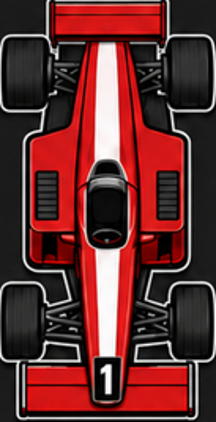
#> input picture artwork/f1-markers/approved/1990s.png, 216 x 422 px
$ python build-f1-raster-assets.py
#> lines starting #> are read from the running program, lines starting #| are printed output that depends on the picture; after the words box and inside, x2 and y2 are one past the last pixel; in counts of white or black regions, pixels touching at a corner belong together
"""Build the locked F1 era marker layers from the approved pixel artwork.

The source cars are flattened RGBA files on a charcoal background. This script
uses the supplied white perimeter as the cutout boundary, blanks only the baked
front-number glyph, separates the two repaint channels, rotates the authoring
art from nose-down to the game's nose-right convention, and centers every layer
on a common 512px transparent canvas.

Build dependency: Pillow, NumPy, SciPy.
"""

from __future__ import annotations

import json
from pathlib import Path

import numpy as np
from PIL import Image, ImageFilter
from scipy import ndimage


ROOT = Path(__file__).resolve().parents[1]
SOURCE_ROOT = ROOT / "artwork" / "f1-markers" / "approved"
PUBLIC_ROOT = ROOT / "public" / "assets" / "markers" / "f1"
MANIFEST_PATH = ROOT / "src" / "components" / "f1RasterMarkerDesigns.json"
CANVAS_SIZE = 512


ERAS = {
    "f1_1990s": {
        "label": "1990s",
        "source": "1990s.png",
        "directory": "1990s",
        "paint_order": ("color", "white"),
        "plate_inner": (99, 363, 115, 396),
        "number_anchor_source": (106.5, 379.0),
        "number_font_size": 2.65,
        "number_max_width": 2.05,
    },
    "f1_2000s": {
        "label": "2000s",
        "source": "2000s.png",
        "directory": "2000s",
        "paint_order": ("color", "white"),
        "plate_inner": (105, 373, 124, 404),
        "number_anchor_source": (114.5, 388.5),
        "number_font_size": 2.6,
        "number_max_width": 2.05,
    },
    "f1_2010s": {
        "label": "2010s",
        "source": "2010s.png",
        "directory": "2010s",
        "paint_order": ("white", "color"),
        "plate_inner": (93, 332, 129, 371),
        "number_anchor_source": (110.5, 351.5),
        "number_font_size": 2.55,
        "number_max_width": 2.15,
    },
    "f1_2020s": {
        "label": "2020s",
        "source": "2020s.png",
        "directory": "2020s",
        "paint_order": ("color", "white"),
        "plate_inner": (103, 337, 139, 375),
        "number_anchor_source": (121.0, 356.0),
        "number_font_size": 2.55,
        "number_max_width": 2.15,
    },
}


def extract_alpha(image: Image.Image) -> Image.Image:
    rgb = np.asarray(image.convert("RGB"), dtype=np.float32)
    maximum = rgb.max(axis=2)
    minimum = rgb.min(axis=2)
    luminance = rgb.mean(axis=2)
    saturation = maximum - minimum

    # The background is dark and nearly neutral. Painted pixels and the white
    # outline provide closed barriers around tyres, wings, body and suspension.
    barrier = (luminance > 53) | ((saturation > 18) & (maximum > 38))
    barrier = ndimage.binary_dilation(barrier, iterations=1)
    barrier = ndimage.binary_closing(barrier, iterations=1)
    filled = ndimage.binary_fill_holes(barrier)

    labels, count = ndimage.label(filled)
    kept = np.zeros_like(filled)
    center_x = image.width / 2
    for label in range(1, count + 1):
        ys, xs = np.where(labels == label)
        if len(xs) < 14:
            continue
        if abs(float(xs.mean()) - center_x) <= image.width * 0.48:
            kept |= labels == label

    kept = ndimage.binary_dilation(kept, iterations=1)
    alpha = Image.fromarray((kept * 255).astype(np.uint8), mode="L")
    return alpha.filter(ImageFilter.GaussianBlur(0.45))


def blank_number(image: Image.Image, box: tuple[int, int, int, int]) -> Image.Image:
    result = np.array(image.convert("RGBA"), copy=True)
    left, top, right, bottom = box
    roi = result[top:bottom, left:right, :3]
    dark = roi[roi.mean(axis=2) < 30]
    fill = np.median(dark, axis=0) if len(dark) else np.array([6, 7, 8])
    height = max(1, bottom - top)
    for row in range(height):
        shade = np.clip(fill + (row / height - 0.5) * 3, 0, 255)
        result[top + row, left:right, :3] = shade.astype(np.uint8)
    return Image.fromarray(result, mode="RGBA")


def soft_mask(binary: np.ndarray, alpha: np.ndarray) -> np.ndarray:
    binary = ndimage.binary_closing(binary, iterations=1)
    softened = ndimage.gaussian_filter(binary.astype(np.float32), sigma=0.58)
    softened = np.clip(softened, 0, 1) * (alpha.astype(np.float32) / 255)
    return np.round(softened * 255).astype(np.uint8)


def paint_masks(image: Image.Image, alpha_image: Image.Image) -> tuple[np.ndarray, np.ndarray]:
    rgb = np.asarray(image.convert("RGB"), dtype=np.float32)
    alpha = np.asarray(alpha_image, dtype=np.uint8)
    maximum = rgb.max(axis=2)
    minimum = rgb.min(axis=2)
    luminance = rgb.mean(axis=2)
    saturation = maximum - minimum
    distance = ndimage.distance_transform_edt(alpha > 28)

    color = (saturation > 18) & (maximum > 28) & (distance > 1.35)
    white = (saturation <= 30) & (luminance > 46) & (distance > 2.25)

    # Keep the two channels disjoint at anti-aliased boundaries.
    white &= ~color
    return soft_mask(color, alpha), soft_mask(white, alpha)


def grayscale_shading(image: Image.Image, mask: np.ndarray) -> Image.Image:
    rgb = np.asarray(image.convert("RGB"), dtype=np.uint8)
    value = rgb.max(axis=2)
    rgba = np.zeros((*value.shape, 4), dtype=np.uint8)
    rgba[:, :, :3] = value[:, :, None]
    rgba[:, :, 3] = mask
    return Image.fromarray(rgba, mode="RGBA")


def fixed_details(image: Image.Image, alpha: np.ndarray, primary: np.ndarray, secondary: np.ndarray) -> Image.Image:
    rgba = np.asarray(image.convert("RGBA"), dtype=np.uint8).copy()
    paint = np.maximum(primary, secondary).astype(np.float32) / 255
    fixed_alpha = np.round(alpha.astype(np.float32) * (1 - paint)).astype(np.uint8)
    rgba[:, :, 3] = fixed_alpha
    return Image.fromarray(rgba, mode="RGBA")


def white_mask(mask: np.ndarray) -> Image.Image:
    rgba = np.full((*mask.shape, 4), 255, dtype=np.uint8)
    rgba[:, :, 3] = mask
    return Image.fromarray(rgba, mode="RGBA")


def runtime_canvas(image: Image.Image) -> Image.Image:
    # Pillow's ROTATE_90 is counter-clockwise: source nose-down becomes +X.
    rotated = image.transpose(Image.Transpose.ROTATE_90)
    canvas = Image.new("RGBA", (CANVAS_SIZE, CANVAS_SIZE), (0, 0, 0, 0))
    x = (CANVAS_SIZE - rotated.width) // 2
    y = (CANVAS_SIZE - rotated.height) // 2
    canvas.alpha_composite(rotated, (x, y))
    return canvas


def runtime_anchor(source_size: tuple[int, int], source_anchor: tuple[float, float]) -> tuple[float, float]:
    width, height = source_size
    source_x, source_y = source_anchor
    rotated_x = source_y
    rotated_y = width - source_x
    canvas_x = rotated_x + (CANVAS_SIZE - height) / 2
    canvas_y = rotated_y + (CANVAS_SIZE - width) / 2
    return (canvas_x / CANVAS_SIZE * 20 - 10, canvas_y / CANVAS_SIZE * 20 - 10)


def save(image: Image.Image, path: Path) -> None:
    path.parent.mkdir(parents=True, exist_ok=True)
    image.save(path, optimize=True)


def main() -> None:
    manifest: dict[str, dict[str, object]] = {}

    for asset_id, spec in ERAS.items():
        source = Image.open(SOURCE_ROOT / spec["source"]).convert("RGBA")
#> source is the input picture: PIL image 216x422 RGBA; mean R, G, B, A 99.2, 47.4, 47.1, 255
        alpha_image = extract_alpha(source)
#> in extract_alpha, `barrier = (luminance > 53) | ((saturation > 18) & (maximum > 38))`:
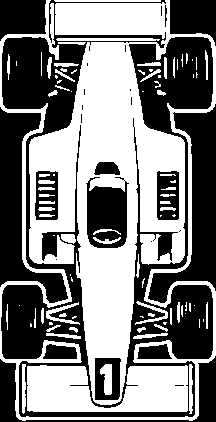
#> barrier: shape (422, 216) bool; 49.1% white; 92 white regions (37 under 20 px), largest, box (x1, y1, x2, y2) and area: (0, 0, 216, 421) 34812, (27, 365, 188, 412) 5884, (56, 38, 160, 41) 301
#> in extract_alpha, `barrier = ndimage.binary_dilation(barrier, iterations=1)`: barrier: shape (422, 216) bool; 59.5% white; 65 black regions (39 under 20 px), largest, box (x1, y1, x2, y2) and area: (2, 38, 88, 370) 8569, (130, 38, 212, 303) 4960, (149, 107, 216, 302) 4882
#> in extract_alpha, `barrier = ndimage.binary_closing(barrier, iterations=1)`: barrier: shape (422, 216) bool; 60.9% white; 69 black regions (35 under 20 px), largest, box (x1, y1, x2, y2) and area: (0, 0, 216, 422) 14853, (3, 38, 77, 134) 3982, (138, 38, 212, 133) 3752
#> in extract_alpha, `filled = ndimage.binary_fill_holes(barrier)`: filled: shape (422, 216) bool; 83.7% white; 1 black region, box (x1, y1, x2, y2) and area: (0, 0, 216, 422) 14853
#> in extract_alpha, `labels, count = ndimage.label(filled)`: count = 1
#> in extract_alpha, `kept = ndimage.binary_dilation(kept, iterations=1)`:
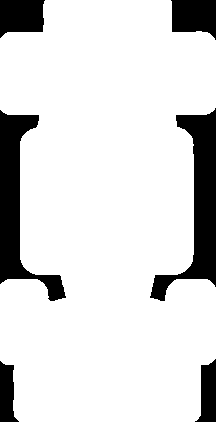
#> kept: shape (422, 216) bool; 85.4% white; 6 black regions, box (x1, y1, x2, y2) and area: (150, 108, 216, 301) 4545, (0, 110, 66, 301) 4228, (171, 0, 216, 40) 1433, (0, 0, 45, 38) 1410, (195, 359, 216, 422) 896, (0, 361, 19, 422) 801
        numberless = blank_number(source, spec["plate_inner"])
#> in blank_number, `dark = roi[roi.mean(axis=2) < 30]`: dark = 249 rows, first 8: [2, 8, 9], [4, 7, 7], [7, 6, 6], [8, 6, 7], [7, 6, 7], [6, 5, 5], [15, 14, 13], [27, 27, 25]
#> in blank_number, `fill = np.median(dark, axis=0) if len(dark) else np.array([6, 7, 8])`: fill = [5, 5, 6]
#> the loop in blank_number, `for row in range(height):` made 33 passes
#> shade on passes 1 to 12: [3.5, 3.5, 4.5], [3.59, 3.59, 4.59], [3.68, 3.68, 4.68], [3.77, 3.77, 4.77], [3.86, 3.86, 4.86], [3.95, 3.95, 4.95], [4.05, 4.05, 5.05], [4.14, 4.14, 5.14], [4.23, 4.23, 5.23], [4.32, 4.32, 5.32], [4.41, 4.41, 5.41], [4.5, 4.5, 5.5]
#> after the loop in blank_number, `for row in range(height):`:
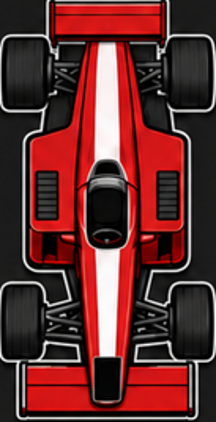
#> result: shape (422, 216, 4); 0.58% of pixels changed, all inside (x1, y1, x2, y2) = (99, 363, 115, 396)
        numberless.putalpha(alpha_image)

        color_mask, white_paint_mask = paint_masks(numberless, alpha_image)
#> in paint_masks, `color = (saturation > 18) & (maximum > 28) & (distance > 1.35)`: color: shape (422, 216) bool; 33% white; 12 white regions (2 under 20 px), largest, box (x1, y1, x2, y2) and area: (29, 42, 101, 393) 9890, (114, 42, 185, 393) 9874, (25, 365, 188, 412) 5960
#> in paint_masks, `white = (saturation <= 30) & (luminance > 46) & (distance > 2.25)`: white: shape (422, 216) bool; 21.2% white; 72 white regions (19 under 20 px), largest, box (x1, y1, x2, y2) and area: (0, 0, 216, 421) 6920, (88, 42, 127, 192) 3090, (85, 189, 129, 382) 2306
#> in paint_masks, `white &= ~color`:
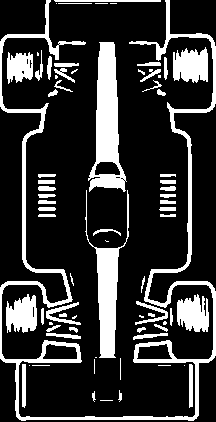
#> white: shape (422, 216) bool; 20.9% white; 74 white regions (21 under 20 px), largest, box (x1, y1, x2, y2) and area: (0, 0, 216, 421) 6919, (88, 42, 127, 192) 3006, (85, 190, 129, 358) 2161
#> in soft_mask, `binary = ndimage.binary_closing(binary, iterations=1)`: binary: shape (422, 216) bool; 33.8% white; 3 white regions (1 under 20 px), largest, box (x1, y1, x2, y2) and area: (22, 2, 193, 414) 30695, (93, 236, 121, 244) 101
#> in soft_mask (call 2), `binary = ndimage.binary_closing(binary, iterations=1)`: binary: shape (422, 216) bool; 21.3% white; 39 white regions (9 under 20 px), largest, box (x1, y1, x2, y2) and area: (1, 1, 215, 421) 8178, (85, 42, 129, 358) 5199, (173, 47, 208, 83) 1038
        mask_by_kind = {"color": color_mask, "white": white_paint_mask}
        primary_mask = mask_by_kind[spec["paint_order"][0]]
        secondary_mask = mask_by_kind[spec["paint_order"][1]]
        alpha = np.asarray(alpha_image, dtype=np.uint8)

        output = PUBLIC_ROOT / spec["directory"]
        save(runtime_canvas(numberless), output / "master-numberless.png")
#> in runtime_canvas, `canvas = Image.new("RGBA", (CANVAS_SIZE, CANVAS_SIZE), (0, 0, 0, 0))`: canvas: PIL image 512x512 RGBA; every value is 0
        save(runtime_canvas(grayscale_shading(numberless, primary_mask)), output / "primary-shading.png")
        save(runtime_canvas(grayscale_shading(numberless, secondary_mask)), output / "secondary-shading.png")
#> in runtime_canvas (call 3), `canvas.alpha_composite(rotated, (x, y))`:
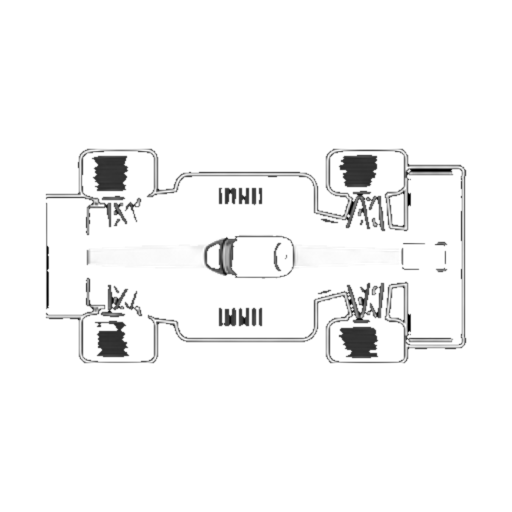
#> canvas: PIL image 512x512 RGBA; mean R, G, B, A 11.8, 11.8, 11.8, 18.9; transparent parts drawn white
        save(runtime_canvas(fixed_details(numberless, alpha, primary_mask, secondary_mask)), output / "fixed-details.png")
#> in fixed_details, `fixed_alpha = np.round(alpha.astype(np.float32) * (1 - paint)).astype(..`:
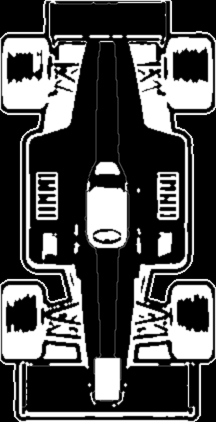
#> fixed_alpha: shape (422, 216); min 0, max 255, mean 78.3
#> in runtime_canvas (call 4), `rotated = image.transpose(Image.Transpose.ROTATE_90)`:
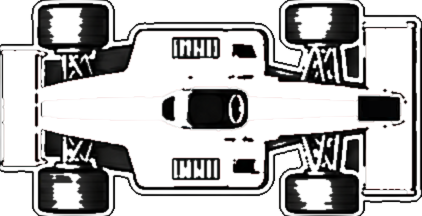
#> rotated: PIL image 422x216 RGBA; mean R, G, B, A 98.7, 46.8, 46.6, 78.3; transparent parts drawn white
        save(runtime_canvas(white_mask(primary_mask)), output / "primary-mask.png")
        save(runtime_canvas(white_mask(secondary_mask)), output / "secondary-mask.png")
        save(runtime_canvas(white_mask(alpha)), output / "silhouette-mask.png")

        anchor_x, anchor_y = runtime_anchor(source.size, spec["number_anchor_source"])
#> anchor_x = 6.56; anchor_y = 0.0586
        prefix = f"/assets/markers/f1/{spec['directory']}"
        manifest[asset_id] = {
            "label": spec["label"],
            "canvasSize": CANVAS_SIZE,
            "forwardAxis": "+x",
            "assets": {
                "master": f"{prefix}/master-numberless.png",
                "primaryShading": f"{prefix}/primary-shading.png",
                "secondaryShading": f"{prefix}/secondary-shading.png",
                "fixedDetails": f"{prefix}/fixed-details.png",
                "primaryMask": f"{prefix}/primary-mask.png",
                "secondaryMask": f"{prefix}/secondary-mask.png",
                "silhouetteMask": f"{prefix}/silhouette-mask.png",
            },
            "numberLocation": "front nose between front tyres",
            "numberAnchor": {"x": round(anchor_x, 3), "y": round(anchor_y, 3)},
            "numberFontSize": spec["number_font_size"],
            "numberMaxWidth": spec["number_max_width"],
            "numberStrokeWidth": 0.34,
        }

    MANIFEST_PATH.write_text(json.dumps(manifest, indent=2) + "\n")


if __name__ == "__main__":
    main()
